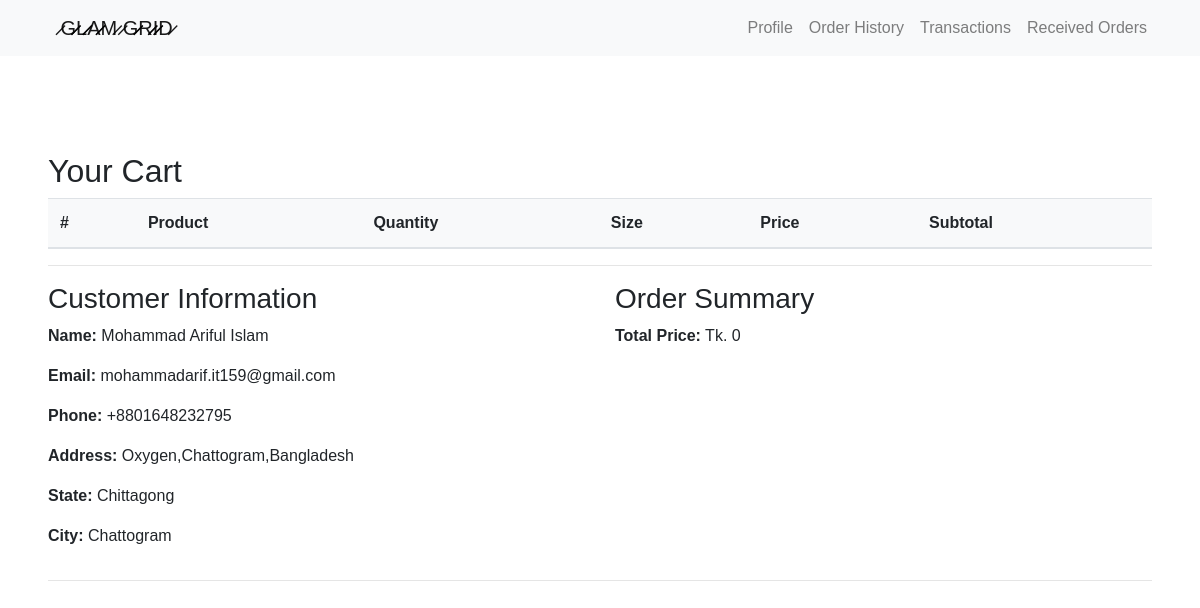
The app's page /account/order_details/19 (signed in) with its own data.
### order/models.py (models this page shows, shortened)
class Order(models.Model):
    STATUS = (
        (1,'Pending'),
        (2,'Accepted'),
        (3,'Placed'),
        (4,'Shipped'),
        (5,'Delivered'),
    )
    user = models.ForeignKey(User,on_delete=models.CASCADE)
    payment = models.ForeignKey(Payment,on_delete=models.CASCADE,null=True)
    first_name = models.CharField(max_length=100)
    last_name = models.CharField(max_length=100)
    phone = models.CharField(max_length=15)
    email = models.EmailField(max_length=50)
    address = models.CharField(max_length=100)
    state = models.CharField(max_length=100)
    city = models.CharField(max_length=100)
    order_total = models.FloatField(null=True,blank=True)
    status = models.IntegerField(choices=STATUS,default=1)
    created_at = models.DateTimeField(auto_now_add=True)

### account/views.py (the view)
# urls.py: path("order_details/<int:id>",views.order_details,name="order_details"),
def order_details(request,id):
    cart = Cart.objects.filter(user=request.user).first()
    cart_items = CartItem.objects.filter(cart=cart) if cart else None
    total_price = sum(item.sub_total() for item in cart_items) if cart_items else 0
    latest_order = Order.objects.get(id=id)
    return render(request,"order_details.html",{"order":latest_order,"cart_items":cart_items,"total_price":total_price})

### account/templates/order_details.html (shortened to what this page needs)
{% extends "order_history.html" %}
{% load static %}
{% block navlink %}
        <div class="collapse navbar-collapse" id="navbarNav">
            <ul class="navbar-nav ml-auto">
                <li class="nav-item">
                    <a class="nav-link" href="{% url "profile" %}">Profile</a>
                </li>
                <li class="nav-item">
                    <a class="nav-link" href="{% url "order_history" %}">Order History</a>
                </li>
                <li class="nav-item">
                    <a class="nav-link" href="{% url "transactions" %}">Transactions</a>
                </li>
                <li class="nav-item">
                    <a class="nav-link" href="{% url "recieved" %}">Received Orders</a>
                </li>
            </ul>
        </div>
        {% endblock navlink %}
{% block body %}
<div class="summary mt-5 p-5">
    <h2>Your Cart</h2>
    <table class="table">
        <thead>
            <tr>
                <th>#</th>
                <th>Product</th>
                <th>Quantity</th>
                <th>Size</th>
                <th>Price</th>
                <th>Subtotal</th>
            </tr>
        </thead>
    </table>
        <hr>
        <div class="row">
            <div class="col-md-6">
                <h3>Customer Information</h3>
                <p><strong>Name:</strong> {{ order.first_name }} {{ order.last_name }}</p>
                <p><strong>Email:</strong> {{ order.email }}</p>
                <p><strong>Phone:</strong> {{ order.phone }}</p>
                <p><strong>Address:</strong> {{ order.address }}</p>
                <p><strong>State:</strong> {{ order.city }}</p>
                <p><strong>City:</strong> {{ order.state }}</p>
            </div>
            <div class="col-md-6">
                <h3>Order Summary</h3>
                <p><strong>Total Price:</strong> Tk. {{ total_price }}</p>
            </div>
        </div>
        <hr>
    </div>
{% endblock body %}

### static/css/order_history.css (style rules this page uses)
body { font-family: Arial, sans-serif; }
.table thead th { background-color: #f8f9fa; }

### records on screen
Order: first_name "Mohammad Ariful", last_name "Islam", email "mohammadarif.it159@gmail.com", phone "+8801648232795", address "Oxygen,Chattogram,Bangladesh", city "Chittagong", state "Chattogram"

### other values on screen
{{ total_price }} "0"
